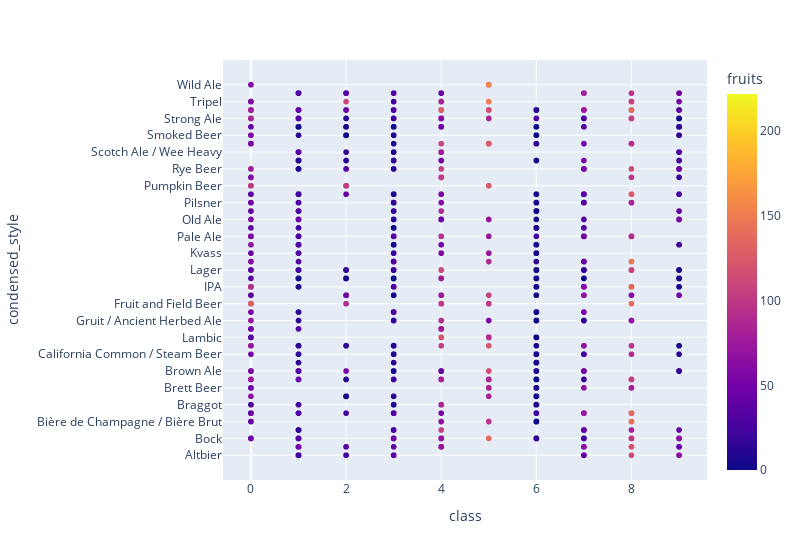

Notebook cell for this chart:
### Code cell
# Plotting the clusters with three features
fig = px.scatter(combined_df, x="class", y="condensed_style", color="fruits", width=800)
# fig.update_layout(legend=dict(x=0,y=1))
fig.show()

### Figure 1 — Plotly figure (JSON) as saved in the notebook; plotly's stock layout.template omitted (floating-point values rounded to 4 significant figures; data arrays with more than 128 entries replaced by an {"elided": "..."} marker saying what was removed)
{"data": [{"hovertemplate": "class=%{x}<br>condensed_style=%{y}<br>fruits=%{marker.color}<extra></extra>", "legendgroup": "", "marker": {"color": {"elided": "5556 int values"}, "coloraxis": "coloraxis", "symbol": "circle"}, "mode": "markers", "name": "", "showlegend": false, "type": "scattergl", "x": {"elided": "5556 int values"}, "xaxis": "x", "y": {"elided": "5556 str values"}, "yaxis": "y"}], "layout": {"coloraxis": {"colorbar": {"title": {"text": "fruits"}}, "colorscale": [[0, "#0d0887"], [0.1111, "#46039f"], [0.2222, "#7201a8"], [0.3333, "#9c179e"], [0.4444, "#bd3786"], [0.5556, "#d8576b"], [0.6667, "#ed7953"], [0.7778, "#fb9f3a"], [0.8889, "#fdca26"], [1, "#f0f921"]]}, "legend": {"tracegroupgap": 0}, "margin": {"t": 60}, "width": 800, "xaxis": {"anchor": "y", "domain": [0, 1], "title": {"text": "class"}}, "yaxis": {"anchor": "x", "domain": [0, 1], "title": {"text": "condensed_style"}}}}
